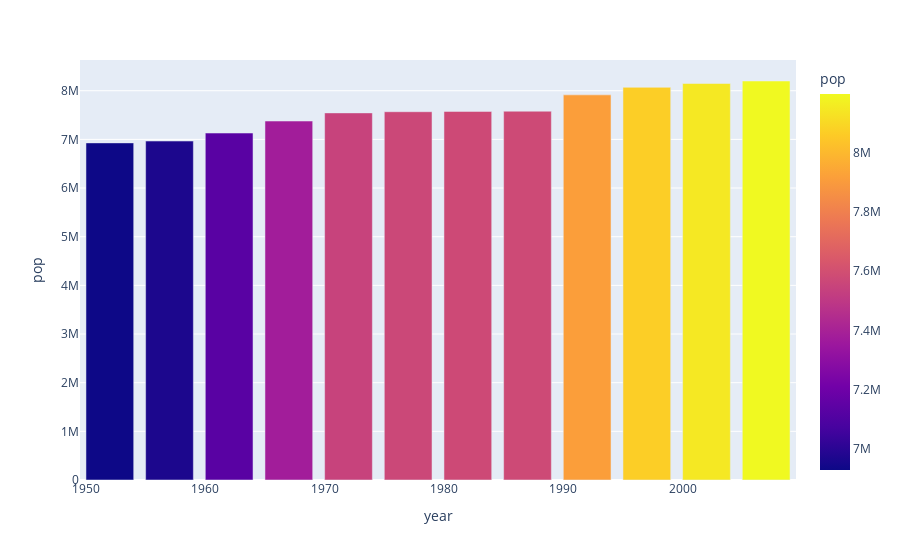

Write notebook code for a chart like this one.
### Code cell
px.bar(data_frame=px.data.gapminder().query('country == "Austria"'), x='year', y='pop', color='pop', hover_name='pop', hover_data=['country', 'pop'])

### Figure 1 — Plotly figure (JSON) as saved in the notebook; plotly's stock layout.template omitted (floating-point values rounded to 4 significant figures)
{"data": [{"alignmentgroup": "True", "customdata": [["Austria"], ["Austria"], ["Austria"], ["Austria"], ["Austria"], ["Austria"], ["Austria"], ["Austria"], ["Austria"], ["Austria"], ["Austria"], ["Austria"]], "hovertemplate": "<b>%{hovertext}</b><br><br>year=%{x}<br>pop=%{marker.color}<br>country=%{customdata[0]}<extra></extra>", "hovertext": [6927772, 6965860, 7129864, 7376998, 7544201, 7568430, 7574613, 7578903, 7914969, 8069876, 8148312, 8199783], "legendgroup": "", "marker": {"color": [6927772, 6965860, 7129864, 7376998, 7544201, 7568430, 7574613, 7578903, 7914969, 8069876, 8148312, 8199783], "coloraxis": "coloraxis", "pattern": {"shape": ""}}, "name": "", "offsetgroup": "", "orientation": "v", "showlegend": false, "textposition": "auto", "type": "bar", "x": [1952, 1957, 1962, 1967, 1972, 1977, 1982, 1987, 1992, 1997, 2002, 2007], "xaxis": "x", "y": [6927772, 6965860, 7129864, 7376998, 7544201, 7568430, 7574613, 7578903, 7914969, 8069876, 8148312, 8199783], "yaxis": "y"}], "layout": {"barmode": "relative", "coloraxis": {"colorbar": {"title": {"text": "pop"}}, "colorscale": [[0, "#0d0887"], [0.1111, "#46039f"], [0.2222, "#7201a8"], [0.3333, "#9c179e"], [0.4444, "#bd3786"], [0.5556, "#d8576b"], [0.6667, "#ed7953"], [0.7778, "#fb9f3a"], [0.8889, "#fdca26"], [1, "#f0f921"]]}, "legend": {"tracegroupgap": 0}, "margin": {"t": 60}, "xaxis": {"anchor": "y", "domain": [0, 1], "title": {"text": "year"}}, "yaxis": {"anchor": "x", "domain": [0, 1], "title": {"text": "pop"}}}}
